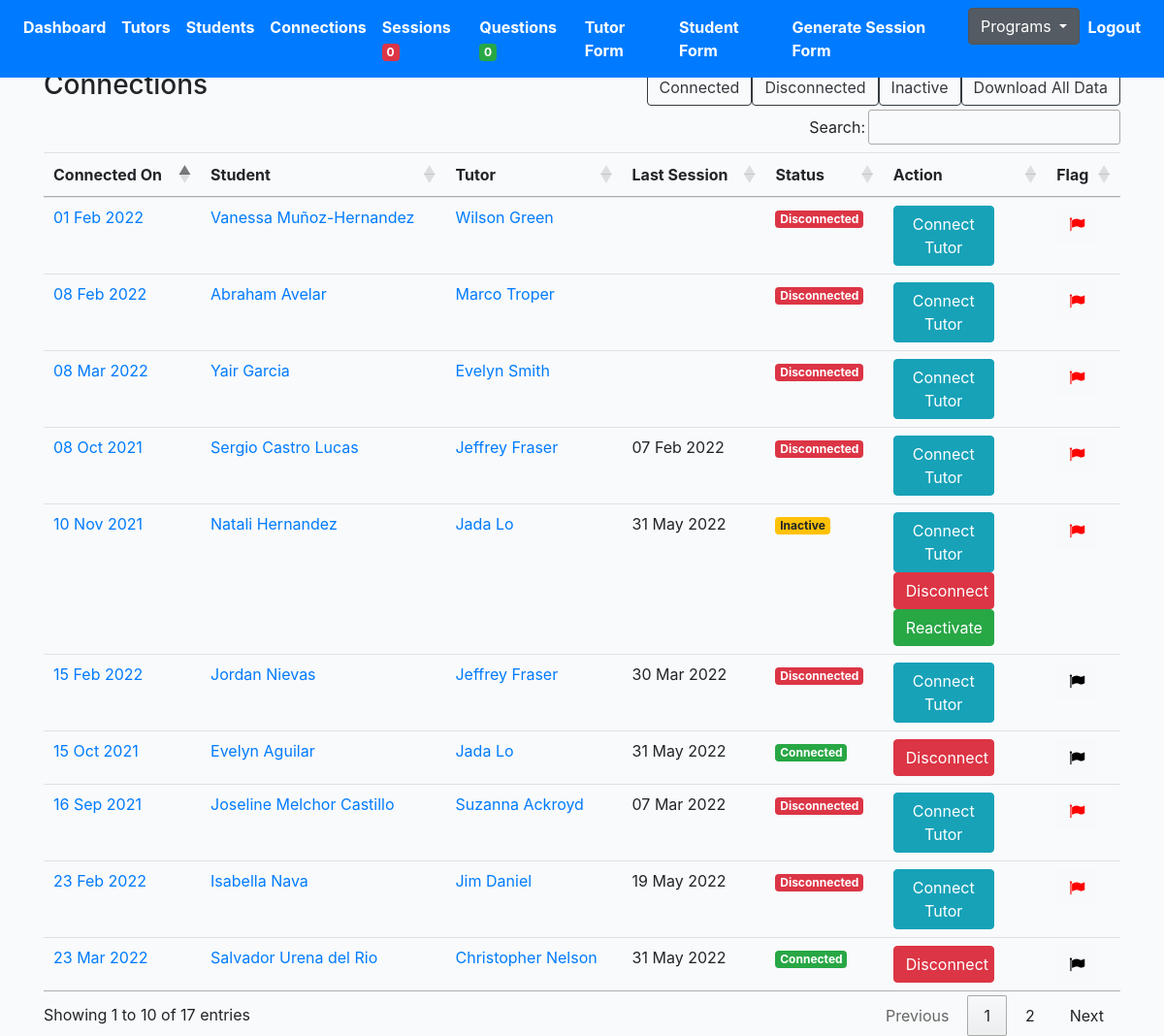
The app's page /tutoring/connections/ (signed in), older data.
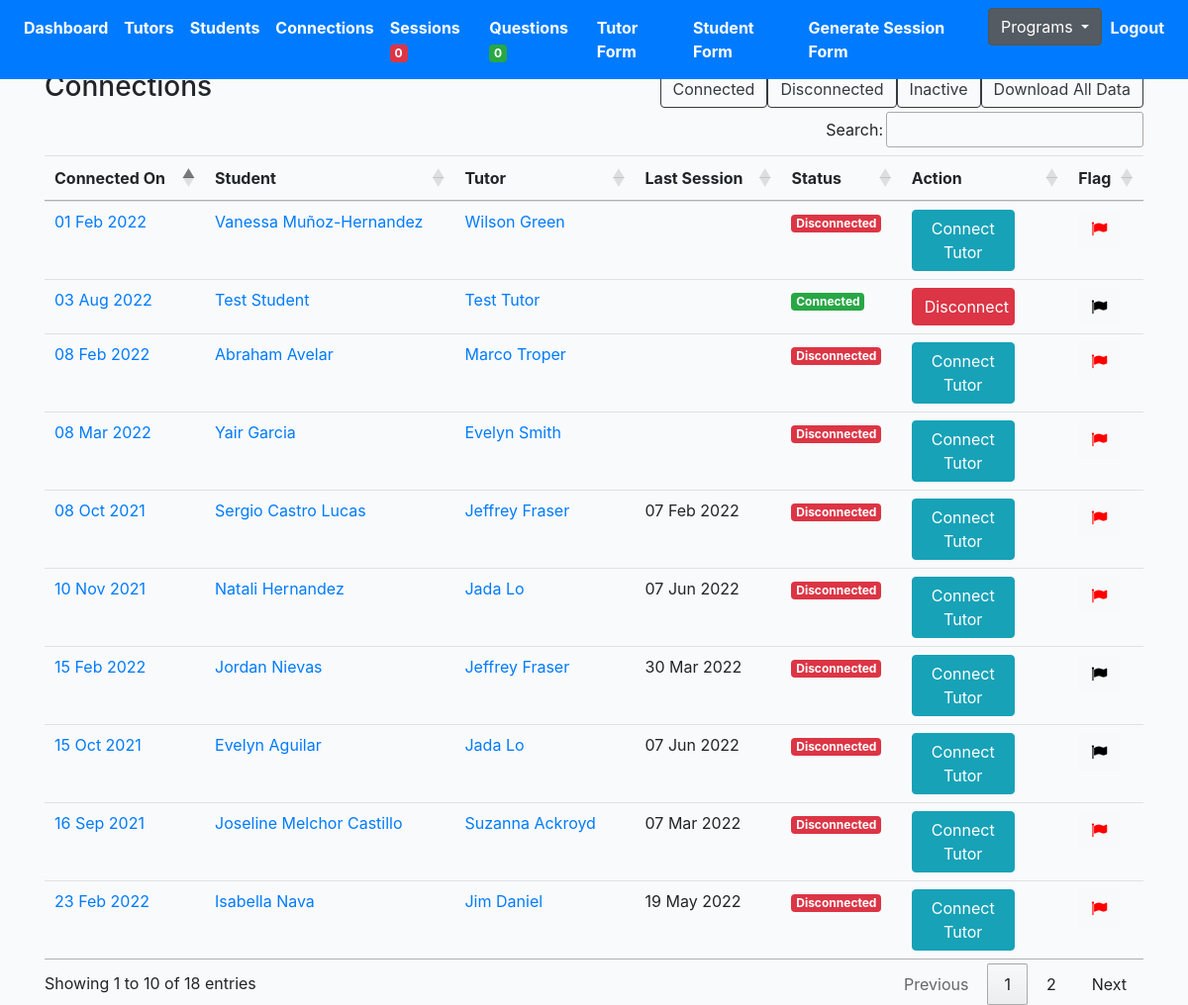
The same page, newer data.
### profiles/models.py (models this page shows, shortened)
class Connection(models.Model):
    created = models.DateTimeField(auto_now_add=True)
    student = models.ForeignKey(Profile, on_delete=models.CASCADE, related_name='student')
    tutor = models.ForeignKey(Profile, on_delete=models.CASCADE, related_name='tutor')
    status = models.CharField(max_length=200, choices=STATUS_CHOICES)
    updated = models.DateTimeField(auto_now=True)
    flag = models.BooleanField(default=False)
    note = models.TextField(null=True, blank=True, max_length=1000)
    def get_absolute_url(self):
        return reverse("profiles:connection-detail-view", kwargs={"pk": self.pk})
    def get_sessions(self):
        return self.session_set.filter(submit_status=True).order_by('-updated')[:1]

class Profile(models.Model):
    role = models.CharField(max_length=200, choices=ROLE_CHOICES_PROFILE, null=True)
    avatar = models.ImageField(default='avatar.png', upload_to='avatars/')
    first_name = models.CharField(max_length=200, blank=True)
    last_name = models.CharField(max_length=200, blank=True)
    email = models.EmailField(max_length=200, blank=True)
    student_grade = models.CharField(null=True, blank=True, max_length=200, choices=STUDENT_GRADE_CHOICES)
    grade = models.CharField(null=True, blank=True, max_length=200, choices=GRADE_CHOICES)
    academic_advisor = models.ForeignKey(Academicadvisor, null=True, blank=True, on_delete=models.CASCADE, related_name='academic_advisor')
    academic_advisor_email = models.EmailField(max_length=200, blank=True)
    subjects = models.ManyToManyField(Subject, blank=True, related_name='subjects')
    school = models.CharField(max_length=200, blank=True)
    friends = models.ManyToManyField("self", blank=True, related_name='testfriends')
    updated = models.DateTimeField(auto_now=True)
    created = models.DateTimeField(auto_now_add=True)
    slug = models.SlugField(unique=True, blank=True)
    flag = models.BooleanField(default=False)
    parent1_first_name = models.CharField(max_length=200, blank=True)
    parent1_last_name = models.CharField(max_length=200, blank=True)
    parent1_phone = models.CharField(max_length=200, blank=True)
    parent1_email = models.EmailField(max_length=200, blank=True)
    student_capacity = models.IntegerField(null=True, blank=True)
    phone = models.CharField(max_length=200, blank=True)
    question = models.TextField(null=True, blank=True, max_length=1000)
    languages = models.ManyToManyField(Language, blank=True, related_name='subjects')
    comfortable_share_phone = models.BooleanField(default=False)
    permission_share_grade = models.BooleanField(default=False)
    optional_school_loop_profile_link = models.TextField(null=True, blank=True, max_length=500)
    optional_school_loop_username = models.TextField(null=True, blank=True, max_length=500)
    optional_school_loop_password = models.TextField(null=True, blank=True, max_length=500)
    parent_languages = models.CharField(null=True, blank=True, max_length=200, choices=LANGUAGE_CHOICES)
    age = models.IntegerField(null=True, blank=True)
    ethnic = models.CharField(null=True, blank=True, max_length=200, choices=ETHNIC_CHOICES)
    note = models.TextField(null=True, blank=True, max_length=1000)
    interest = models.ManyToManyField(Interest, blank=True, related_name='interest')
    check = models.CharField(null=True, blank=True, max_length=200, choices=YES_NO)
    status = models.CharField(null=True, blank=True, max_length=200, choices=PROFILE_STATUS, default='active')
    connect_virtual = models.BooleanField(default=False)
    def get_absolute_url(self):
        return reverse("profiles:profile-detail-view", kwargs={"slug": self.slug})
    __initial_first_name = None
    __initial_last_name = None
    def __init__(self, *args, **kwargs):
        super().__init__(*args, **kwargs)
        self.__initial_first_name = self.first_name
        self.__initial_last_name = self.last_name

class Session(models.Model):
    connection = models.ForeignKey(Connection, on_delete=models.CASCADE)
    meet = models.IntegerField(null=True, blank=True)
    length = models.FloatField(null=True, blank=True)
    subjects = models.ManyToManyField(Subject, blank=True, related_name='sessionsubjects')
    updated = models.DateTimeField(auto_now=True, null=True, blank=True)
    created = models.DateTimeField(auto_now_add=True)
    help = models.TextField(null=True, blank=True, max_length=1000)
    support = models.ManyToManyField(Support, blank=True, related_name='supports')
    othersupport = models.CharField(null=True, blank=True, max_length=200)
    rate = models.IntegerField(null=True, blank=True)
    productivity = models.IntegerField(null=True, blank=True)
    question = models.TextField(null=True, blank=True, max_length=1000)
    disconnect = models.CharField(null=True, blank=True, max_length=200, choices=CONT_STATUS_CHOICES)
    submit_status = models.BooleanField(default=False)
    flag = models.BooleanField(default=False)
    reason_disconnect= models.TextField(null=True, blank=True, max_length=1000)
    urgent_check = models.BooleanField(default=False)

### profiles/views.py (the view)
# urls.py: path('connections/', ConnectionListView.as_view(), name='connection-list'),
@method_decorator(login_required, name='dispatch')
@method_decorator(allowed_users(allowed_roles=['tutor', 'admin']), name='dispatch')
class ConnectionListView(ListView):
    model = Connection
    template_name = 'tutor/connection-list.html'
    def get_queryset(self):
        qs = Connection.objects.all().order_by('-created')
        return qs

### cprofiles/context_processors.py (called while the page is built)
def choice_question(request):
    if(request.user.id):
        choice_unanswered_question_num = Question.objects.filter(status="UNANSWERED").count()
        choice_session_flag_num = Session.objects.filter(flag=True).count()
        return {
            'choice_unanswered_question_num' : choice_unanswered_question_num,
            'choice_session_flag_num' : choice_session_flag_num
        }
    return {}

### middleschool/context_processors.py (called while the page is built)
def middle_school_question(request):
    if(request.user.id):
        middle_school_unanswered_question_num = Question.objects.filter(status="UNANSWERED").count()
        middle_school_session_flag_num = Session.objects.filter(flag=True).count()
        return {
            'middle_school_unanswered_question_num' : middle_school_unanswered_question_num,
            'middle_school_session_flag_num' : middle_school_session_flag_num
        }
    return {}

### templates/tutor/connection-list.html (shortened to what the changed rows need)
{% extends 'base.html' %}
{% load static %}
{% block stylesheet %}{% static '/css/my_invites.css' %}{% endblock %}
{% block content %}
<div class="row">
    <div class="col-auto mr-auto">
    </div>
    <div class="col-auto">
    </div>
</div>
<div class="table-responsive-lg">
    <table id="myTable" class="table">
        <thead>
            <tr>
                <th scope="col">Connected On</th>
                <th scope="col">Student</th>
                <th scope="col">Tutor</th>
                <th scope="col">Last Session</th>
                <th scope="col">Status</th>
                <th scope="col">Action</th>
                <th scope="col">Flag</th>
            </tr>
        </thead>
        <tbody>
            {% for obj in object_list %}
            <tr>
                <td><a href="{{obj.get_absolute_url}}">{{obj.created|date:"d M Y"}}</a></td>
                <td><a href="{{obj.student.get_absolute_url}}">{{obj.student.first_name}} {{obj.student.last_name}}</a>
                </td>
                <td><a href="{{obj.tutor.get_absolute_url}}">{{obj.tutor.first_name}} {{obj.tutor.last_name}}</a></td>
                <td>{% for session in obj.get_sessions %}{{session.updated|date:"d M Y"}}{% endfor %}</td>
                <td class="status{{obj.id}}">
                    {% if obj.status == 'connected' %}
                    <div><span class="badge badge-success">Connected</div>
                    {% elif obj.status == 'disconnected' %}
                    <div><span class="badge badge-danger">Disconnected</div>
                    {% elif obj.status == 'inactive' %}
                    <div><span class="badge badge-warning">Inactive</div>
                    {% endif %}
                </td>
                <td>
                    {% if obj.status == 'connected' %}
                    <form action="{% url 'profiles:remove-connect' %}" method="POST">
                        <button type="submit" class="btnSize btn btn-danger">Disconnect</button>
                    </form>
                    {% elif obj.status == 'disconnected' %}
                    <a href="{% url 'profiles:student-detail-view' obj.student.slug %}"><button type="submit"
                            class="btnSize btn btn-info">Connect Tutor</button></a>
                    {% elif obj.status == 'inactive' %}
                    <a href="{% url 'profiles:student-detail-view' obj.student.slug %}"><button type="submit"
                            class="btnSize btn btn-info">Connect Tutor</button></a>
                    <form action="{% url 'profiles:remove-connect' %}" method="POST">
                        <button type="submit" class="btnSize btn btn-danger">Disconnect</button>
                    </form>
                    <form action="{% url 'profiles:reactivate-connection' %}" method="POST" class='reactivate-form' id='{{obj.id}}'>
                        <button type="submit" class="btnSize btn btn-success">Reactivate</button>
                    </form>
                    {% endif %}
                </td>
                <td>
                    <form action="{% url 'profiles:flag-connection' %}" method="POST" class='like-form' id='{{obj.id}}'>
                        <button type="submit" class="like_btn btn btn-light like-btn{{obj.id}}">
                            {% if obj.flag == False %}
                            <i class="fa fa-flag thumb{{obj.id}}" style="color:black"></i>
                            {% else %}
                            <i class="fa fa-flag thumb{{obj.id}}" style="color:red"></i>
                            {% endif %}
                        </button>
                    </form>
                </td>
            </tr>
            {% endfor %}
        </tbody>
    </table>
</div>
{% endblock content %}

Row changes from the older to the newer data that the page shows:
no longer on this page (row edited): Connection: created "23 Mar 2022", student.first_name "Salvador", student.last_name "Urena del Rio", tutor.first_name "Christopher", tutor.last_name "Nelson", status "Connected"
no longer on this page (row unchanged): Session: updated "31 May 2022", shown under "23 Mar 2022"
added Connection: created "03 Aug 2022", student.first_name "Test", student.last_name "Student", tutor.first_name "Test", tutor.last_name "Tutor", status "Connected"
changed Connection "10 Nov 2021": loses Session (updated "31 May 2022"); status "Inactive Disconnect Reactivate" → "Disconnected"
added Session: updated "07 Jun 2022", shown under Connection "10 Nov 2021"
changed Connection "15 Oct 2021": loses Session (updated "31 May 2022"); status "Connected Disconnect" → "Disconnected Connect Tutor"
added Session: updated "07 Jun 2022", shown under Connection "15 Oct 2021"
Text that changed along with them:
text written by a page script: "Search: Showing 1 to 10 of 17 entries Previous 1 2 Next" → "Search: Showing 1 to 10 of 18 entries Previous 1 2 Next"
